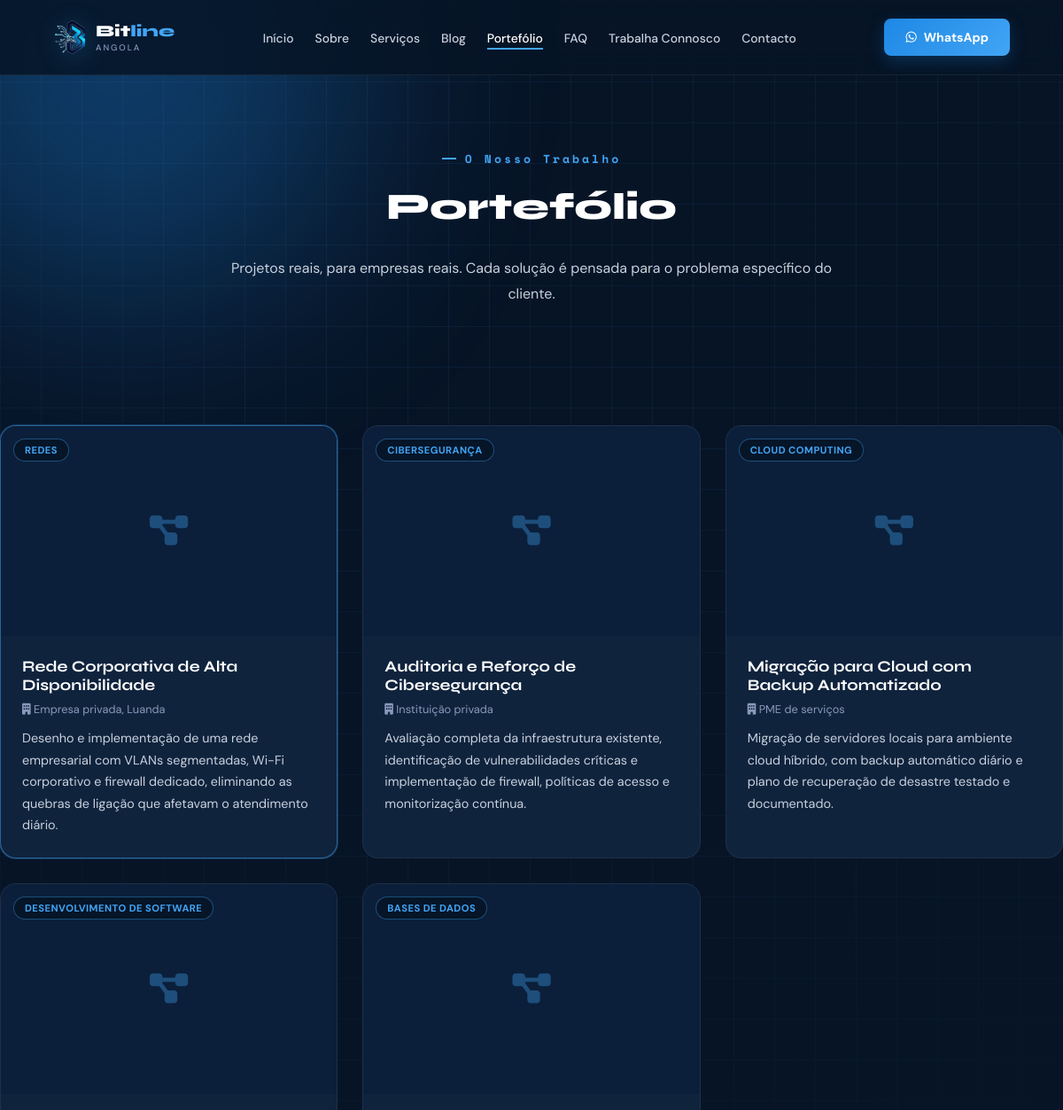
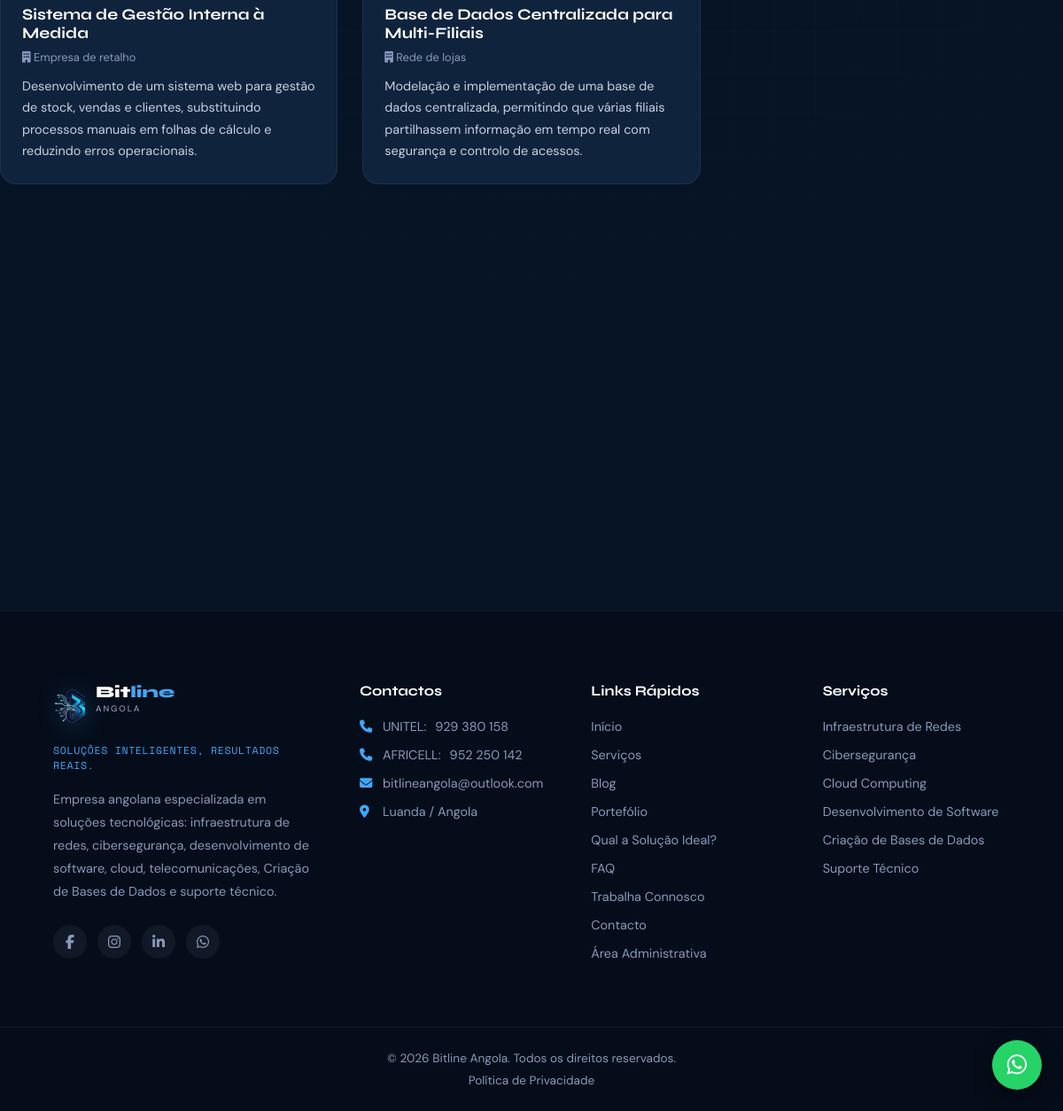
Screenshot of /portfolio.php with the database file from the repository (2 pictures, top to bottom).
### tables this page shows
CREATE TABLE IF NOT EXISTS portfolio (
  id INT AUTO_INCREMENT PRIMARY KEY,
  titulo VARCHAR(150) NOT NULL,
  categoria VARCHAR(100) DEFAULT NULL,
  descricao TEXT NOT NULL,
  imagem VARCHAR(255) DEFAULT NULL,
  cliente VARCHAR(150) DEFAULT NULL,
  destaque TINYINT(1) NOT NULL DEFAULT 0,
  ordem INT NOT NULL DEFAULT 0,
  criado_em DATETIME NOT NULL DEFAULT CURRENT_TIMESTAMP
);

### includes/funcoes.php (called while the page is built, shortened)
<?php
function limpar(string $texto): string
{
    return htmlspecialchars(trim($texto), ENT_QUOTES, 'UTF-8');
}

### portfolio.php (the view, shortened to what this page needs)
<?php
require_once __DIR__ . '/includes/funcoes.php';
$pdo = getConnection();
$projetos = $pdo->query(
    'SELECT * FROM portfolio ORDER BY destaque DESC, ordem ASC, criado_em DESC'
)->fetchAll();
require __DIR__ . '/includes/header.php';
?>
  <section id="blog-hero">
    <div class="page-hero-content reveal">
      <span class="section-label">O Nosso Trabalho</span>
      <h1 class="section-title">Portefólio</h1>
      <p class="section-sub">Projetos reais, para empresas reais. Cada solução é pensada para o problema específico do cliente.</p>
    </div>
  </section>
  <section id="portfolio-lista">
    <?php if (empty($projetos)): ?>
      <p class="blog-empty reveal">Estamos a preparar o nosso portefólio. Volta em breve para veres os projetos que já entregámos!</p>
    <?php else: ?>
      <div class="portfolio-grid reveal">
        <?php foreach ($projetos as $p): ?>
          <div class="portfolio-card <?= $p['destaque'] ? 'portfolio-destaque' : '' ?>">
            <div class="portfolio-card-img">
              <?php if (!empty($p['imagem'])): ?>
                <img src="<?= UPLOAD_URL_PORTFOLIO . limpar($p['imagem']) ?>" alt="<?= limpar($p['titulo']) ?>" loading="lazy">
              <?php else: ?>
                <div class="portfolio-card-placeholder"><i class="fa-solid fa-diagram-project"></i></div>
              <?php endif; ?>
              <?php if (!empty($p['categoria'])): ?>
                <span class="portfolio-tag"><?= limpar($p['categoria']) ?></span>
              <?php endif; ?>
            </div>
            <div class="portfolio-card-body">
              <h3><?= limpar($p['titulo']) ?></h3>
              <?php if (!empty($p['cliente'])): ?>
                <span class="portfolio-cliente"><i class="fa-solid fa-building"></i> <?= limpar($p['cliente']) ?></span>
              <?php endif; ?>
              <p><?= limpar($p['descricao']) ?></p>
            </div>
          </div>
        <?php endforeach; ?>
      </div>
    <?php endif; ?>
  </section>
  <section id="portfolio-cta">
  </section>
<?php require __DIR__ . '/includes/footer.php'; ?>

### css/estilo.css (style rules this page uses)
* { margin: 0; padding: 0; box-sizing: border-box; }
html { scroll-behavior: smooth; }
body { font-family: 'DM Sans', sans-serif; background: #071426; color: #ffffff; overflow-x: hidden; cursor: default; }
:root { --navy: #071426; --navy-mid: #0B1F3A; --navy-light: #10233D; --navy-soft: #133C74; --blue-accent: #1E88E5; --blue-glow: #42A5F5; --white: #FFFFFF; --white-dim: #C8D1DD; --grey: #8899BB; --container: 1200px; --cor-primaria: var(--navy-mid); --cor-secundaria: var(--navy-soft); --cor-azul: var(--blue-accent); --cor-azul-claro: var(--blue-glow); --cor-branca: var(--white); --cor-cinza: var(--white-dim); --cor-preta: #000000; }
.reveal { opacity: 0; transform: translateY(28px); transition: all 0.7s cubic-bezier(.2,.7,.3,1); }
.reveal.visible { opacity: 1; transform: translateY(0); }
.section-header, .section-title { text-align: center; margin-bottom: 70px; }
.section-header span, .section-title span, .section-label { display: inline-block; color: var(--blue-glow); font-weight: 700; letter-spacing: 3px; font-size: 0.82rem; font-family: 'Space Mono', monospace; position: relative; padding-left: 26px; }
.section-header span::before, .section-label::before { content: ''; position: absolute; left: 0; top: 50%; transform: translateY(-50%); width: 16px; height: 2px; background: var(--blue-glow); }
.section-header h2, .section-title, .section-title h2 { font-size: 42px; margin: 20px 0; font-family: 'Syne', sans-serif; font-weight: 800; line-height: 1.2; }
.section-header p, .section-title p, .section-sub { max-width: 720px; margin: 0 auto; color: var(--white-dim); line-height: 1.8; }
#blog-hero, #contacto-hero { min-height: 42vh; display: flex; align-items: center; padding: 60px 0 50px; text-align: center; }
.page-hero-content { position: relative; z-index: 2; max-width: 760px; margin: 0 auto; }
.page-hero-content .section-header, .page-hero-content .section-title { margin-bottom: 30px; }
#portfolio-lista { padding: 60px 0 100px; }
.portfolio-grid { display: grid; grid-template-columns: repeat(3, 1fr); gap: 28px; }
.portfolio-card { background: var(--navy-light); border: 1px solid rgba(255,255,255,0.06); border-radius: 18px; overflow: hidden; transition: all 0.3s; }
.portfolio-card.portfolio-destaque { border-color: rgba(66,165,245,0.5); box-shadow: 0 0 0 1px rgba(66,165,245,0.25); }
.portfolio-card-img { aspect-ratio: 16/10; background: var(--navy-mid); position: relative; overflow: hidden; }
.portfolio-card-placeholder { width: 100%; height: 100%; display: flex; align-items: center; justify-content: center; font-size: 2.4rem; color: rgba(66,165,245,0.35); }
.portfolio-tag { position: absolute; top: 14px; left: 14px; background: rgba(7,20,38,0.85); border: 1px solid rgba(66,165,245,0.4); color: var(--blue-glow); font-size: 0.7rem; font-weight: 700; text-transform: uppercase; letter-spacing: 0.04em; padding: 5px 12px; border-radius: 100px; }
.portfolio-card-body { padding: 24px; }
.portfolio-card-body h3 { font-family: 'Syne', sans-serif; font-size: 1.1rem; font-weight: 700; margin-bottom: 8px; }
.portfolio-cliente { display: block; font-size: 0.8rem; color: var(--grey); margin-bottom: 12px; }
.portfolio-card-body p { font-size: 0.9rem; color: var(--white-dim); line-height: 1.7; }

### rows the page displays
portfolio: categoria "REDES", titulo "Rede Corporativa de Alta Disponibilidade", cliente "Empresa privada, Luanda", descricao "Desenho e implementação de uma rede empresarial com VLANs segmentadas, Wi-Fi corporativo e firewall dedicado, eliminando as quebras de ligação que afetavam o atendimento diário."
portfolio: categoria "CIBERSEGURANÇA", titulo "Auditoria e Reforço de Cibersegurança", cliente "Instituição privada", descricao "Avaliação completa da infraestrutura existente, identificação de vulnerabilidades críticas e implementação de firewall, políticas de acesso e monitorização contínua."
portfolio: categoria "CLOUD COMPUTING", titulo "Migração para Cloud com Backup Automatizado", cliente "PME de serviços", descricao "Migração de servidores locais para ambiente cloud híbrido, com backup automático diário e plano de recuperação de desastre testado e documentado."
portfolio: categoria "DESENVOLVIMENTO DE SOFTWARE", titulo "Sistema de Gestão Interna à Medida", cliente "Empresa de retalho", descricao "Desenvolvimento de um sistema web para gestão de stock, vendas e clientes, substituindo processos manuais em folhas de cálculo e reduzindo erros operacionais."
portfolio: categoria "BASES DE DADOS", titulo "Base de Dados Centralizada para Multi-Filiais", cliente "Rede de lojas", descricao "Modelação e implementação de uma base de dados centralizada, permitindo que várias filiais partilhassem informação em tempo real com segurança e controlo de acessos."

### other values shown
formatarTelefone(CONTACTO_UNITEL) "929 380 158"
formatarTelefone(CONTACTO_AFRICELL) "952 250 142"
